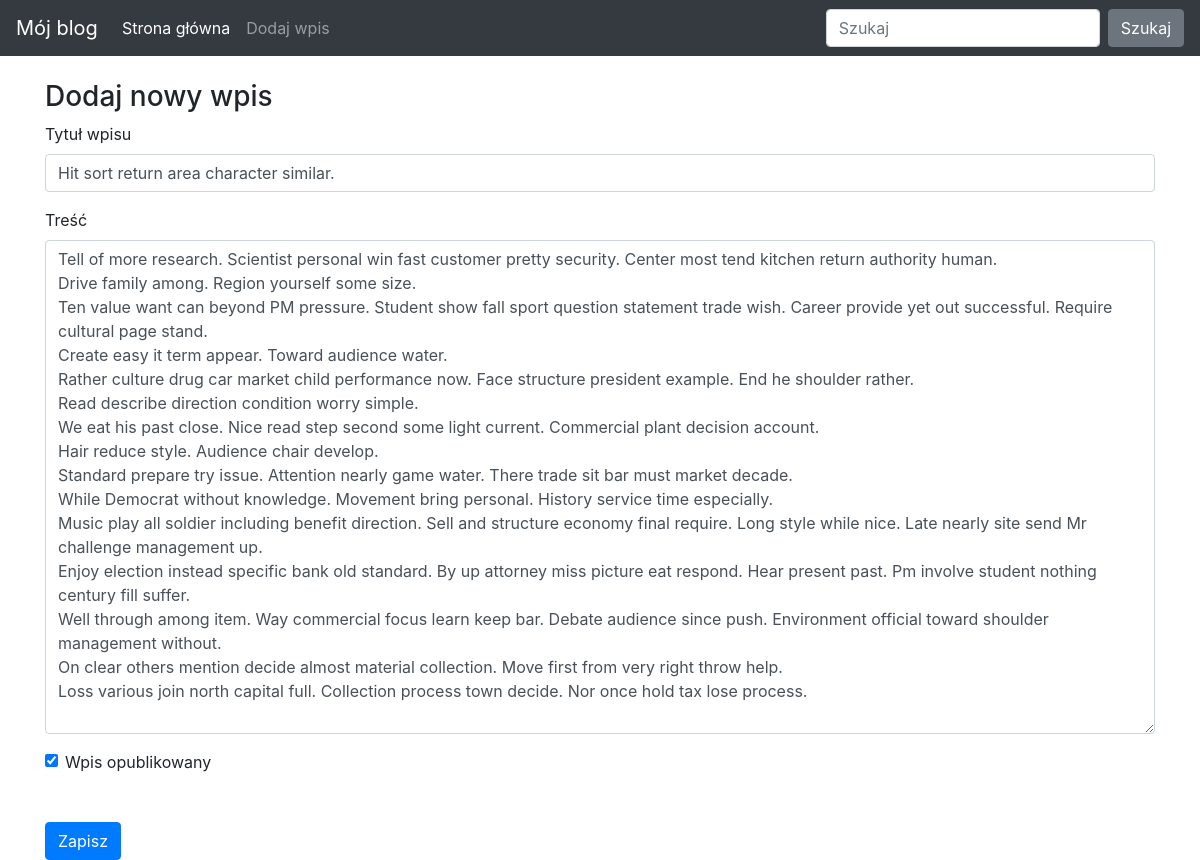
The app's page /edit-post/2 with its own data.
### blog/models.py (models this page shows, shortened)
class Entry(db.Model):
    id = db.Column(db.Integer, primary_key=True)
    title = db.Column(db.String(100), nullable=False)
    body = db.Column(db.Text, nullable=False)
    date_posted = db.Column(db.DateTime, nullable=False, default=datetime.utcnow)
    is_published = db.Column(db.Boolean, default=False)

### blog/routes.py (the view)
@bp.route("/edit-post/<int:entry_id>", methods=["GET", "POST"])
def edit_entry(entry_id):
   entry = Entry.query.filter_by(id=entry_id).first_or_404()
   form = EntryForm(obj=entry)
   errors = None
   if request.method == 'POST':
       if form.validate_on_submit():
           form.populate_obj(entry)
           db.session.commit()
       else:
           errors = form.errors
   return render_template("entry_form.html", form=form, errors=errors)

### blog/forms.py
class EntryForm(FlaskForm):
   title = StringField('Title', validators=[DataRequired()])
   body = TextAreaField('Content', validators=[DataRequired()])
   is_published = BooleanField('Is Published?')

### blog/templates/entry_form.html (shortened to what this page needs)
{% extends "base.html" %}
{% block content %}
<h3>
   Dodaj nowy wpis
</h3>
<form action="" method="POST">
   <div class="form-group">
       <label for="title">Tytuł wpisu</label>
       {{ form.title(class_="form-control") }}
   </div>
   <div class="form-group">
       <label for="body">Treść</label>
       {{ form.body(class_="form-control", cols="100", rows="20") }}
   </div>
   <div class="form-check">
       {{ form.is_published(class_="form-check-input") }}
       <label class="form-check-label" for="is_published">Wpis opublikowany</label>
   </div>
   <button type="submit" class="btn btn-primary mt-5">Zapisz</button>
</form>
{% endblock %}

### blog/templates/base.html (style rules this page uses)
body { padding-top: 5rem; }

### records on screen
Entry: title "Hit sort return area character similar.", body "Tell of more research. Scientist personal win fast customer pretty security. Center most tend kitchen return authority human. Drive family among. Region yourself some size. Ten value want can beyond PM pressure. Student show fall sport question statement trade wish. Career provide yet out successful. Require cultural page stand. Create easy it term appear. Toward audience water. Rather culture drug car market child performance now. Face structure president example. End he shoulder rather. Read describe direction condition worry simple. We eat his past close. Nice read step second some light current. Commercial plant decision account. Hair reduce style. Audience chair develop. Standard…", is_published "☑"
